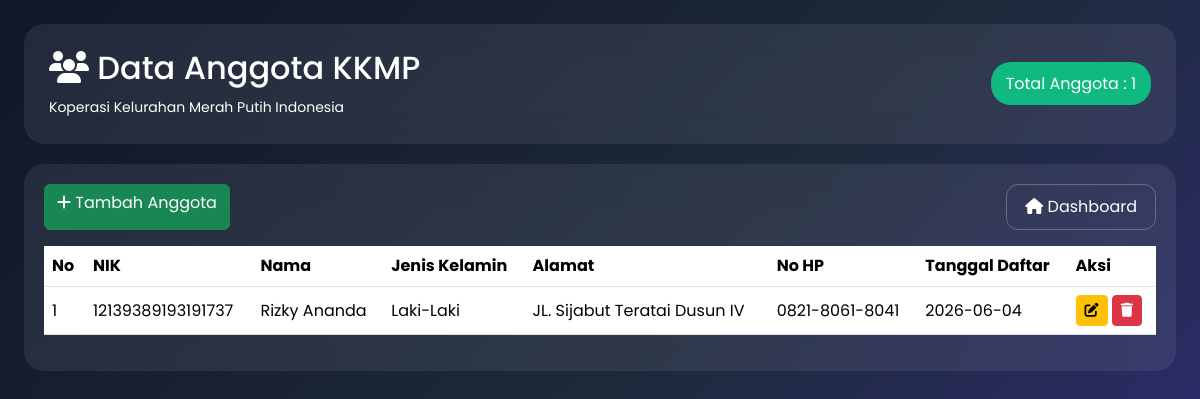
Page /koperasi/anggota/index.php on the committed database.
### tables this page shows
CREATE TABLE `anggota` (
  `id_anggota` int(11) NOT NULL,
  `nik` varchar(20) DEFAULT NULL,
  `nama` varchar(100) DEFAULT NULL,
  `jenis_kelamin` varchar(20) DEFAULT NULL,
  `alamat` text,
  `no_hp` varchar(15) DEFAULT NULL,
  `tanggal_daftar` date DEFAULT NULL
);

### koperasi/anggota/index.php (the view, shortened to what this page needs)
<?php
include "../config/koneksi.php";
$data = mysqli_query($koneksi,"
SELECT * FROM anggota
ORDER BY id_anggota DESC
");
$total = mysqli_num_rows($data);
?>
<!DOCTYPE html>
<html lang="id">
<head>
<link href="https://cdn.jsdelivr.net/npm/bootstrap@5.3.3/dist/css/bootstrap.min.css" rel="stylesheet">
<link rel="stylesheet" href="https://cdnjs.cloudflare.com/ajax/libs/font-awesome/6.5.1/css/all.min.css">
</head>
<body>
<div class="container-fluid p-4">
    <div class="header-box">
        <div class="d-flex justify-content-between align-items-center">
            <div>
                <h2>
                    <i class="fas fa-users"></i>
                    Data Anggota KKMP
                </h2>
                <small>
                    Koperasi Kelurahan Merah Putih Indonesia
                </small>
            </div>
            <div>
                <span class="badge-total">
                    Total Anggota : <?= $total ?>
                </span>
            </div>
        </div>
    </div>
    <div class="vip-card">
        <div class="d-flex justify-content-between mb-3">
            <a href="tambah_anggota.php" class="btn btn-success">
                <i class="fas fa-plus"></i>
                Tambah Anggota
            </a>
    <a href="../admin/dashboard.php" class="btn btn-outline-light">
    <i class="fas fa-home"></i> Dashboard
</a>
        </div>
        <div class="table-responsive">
            <table class="table table-hover align-middle">
                <thead>
                    <tr>
                        <th>No</th>
                        <th>NIK</th>
                        <th>Nama</th>
                        <th>Jenis Kelamin</th>
                        <th>Alamat</th>
                        <th>No HP</th>
                        <th>Tanggal Daftar</th>
                        <th>Aksi</th>
                    </tr>
                </thead>
                <tbody>
                <?php
                $no = 1;
                while($d = mysqli_fetch_assoc($data)) :
                ?>
                    <tr>
                        <td><?= $no++; ?></td>
                        <td><?= $d['nik']; ?></td>
                        <td><?= $d['nama']; ?></td>
                        <td><?= $d['jenis_kelamin']; ?></td>
                        <td><?= $d['alamat']; ?></td>
                        <td><?= $d['no_hp']; ?></td>
                        <td><?= $d['tanggal_daftar']; ?></td>
                        <td>
                        <a href="edit_anggota.php?id=<?= $d['id_anggota']; ?>"
class="btn btn-warning btn-sm">
    <i class="fas fa-edit"></i>
</a>
<a href="hapus_anggota.php?id=<?= $d['id_anggota']; ?>"
onclick="return confirm('Yakin ingin menghapus data ini?')"
class="btn btn-danger btn-sm">
    <i class="fas fa-trash"></i>
</a>
                        </td>
                    </tr>
                <?php endwhile; ?>
                </tbody>
            </table>
        </div>
    </div>
</div>
</body>
</html>

### koperasi/anggota/index.php (style rules this page uses)
* { font-family:'Poppins',sans-serif; }
body { background:linear-gradient(135deg,#0f172a,#1e293b,#312e81); min-height:100vh; }
.header-box { background:rgba(255,255,255,.08); backdrop-filter:blur(15px); border-radius:20px; padding:25px; color:white; margin-bottom:20px; }
.vip-card { background:rgba(255,255,255,.08); backdrop-filter:blur(20px); border-radius:20px; padding:20px; color:white; }
.table { color:white; }
.table thead { background:rgba(255,255,255,.15); }
.badge-total { background:#10b981; padding:10px 15px; border-radius:20px; }
.btn-outline-light { border:1px solid rgba(255,255,255,.25); color:white; border-radius:12px; padding:10px 18px; transition:all .3s ease; }

### rows in the picture
anggota: nik "12139389193191737", nama "Rizky Ananda", jenis_kelamin "Laki-Laki", alamat "JL. Sijabut Teratai Dusun IV", no_hp "0821-8061-8041", tanggal_daftar "2026-06-04"

### other values in the picture
$total "1"
